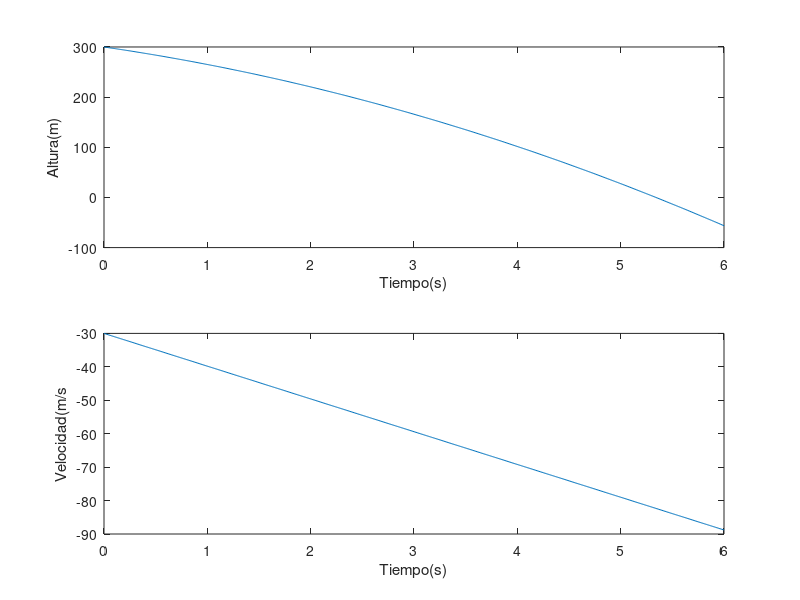

The MATLAB source for this figure:
clear all
g = -9.8;
t = 0:0.01:6;
nElem = length(t);
v = zeros(1, nElem);
x = zeros(1, nElem);
x(1) = 300;
v(1) = -30;
for i=2:nElem
    v(i) = v(1) + g*t(i);
    x(i) = x(1) + v(1)*t(i) + 0.5*g*power(t(i), 2);
end

subplot(2, 1, 1);
plot(t, x);
xlabel("Tiempo(s)");
ylabel("Altura(m)");

subplot(2, 1, 2);
plot(t, v);
xlabel("Tiempo(s)")
ylabel("Velocidad(m/s")
